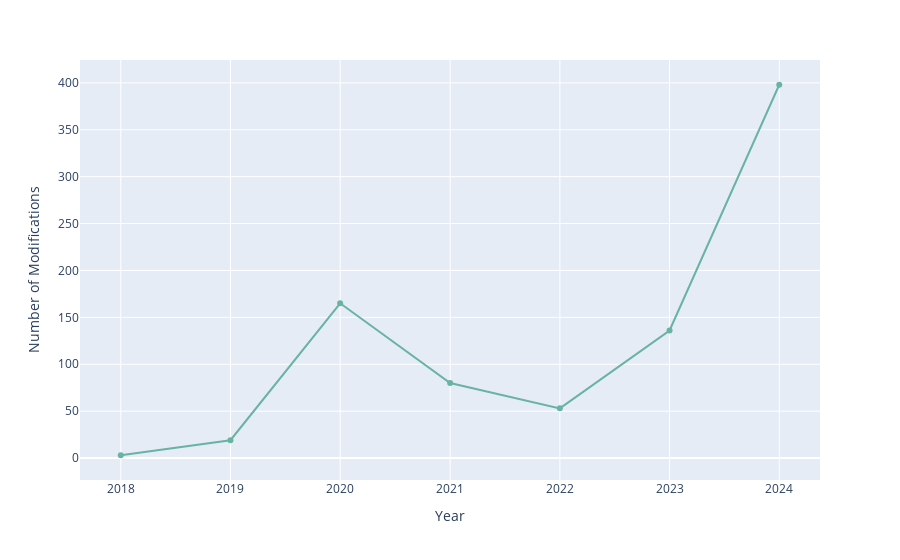

The notebook cell saved with this chart:
### Code cell
df['dateModified'] = pd.to_datetime(df['dateModified'])

df['Period'] = df['dateModified'].dt.to_period("Y")

modification_counts = df.groupby('Period').size()

fig = px.line(df, x=modification_counts.index.to_timestamp(), y=modification_counts, markers=True,
              labels=dict(x="Year", y = "Number of Modifications"))
fig.update_traces(line_color='#69b3a2')

fig.show()

### Figure 1 — Plotly figure (JSON) as saved in the notebook; plotly's stock layout.template omitted (floating-point values rounded to 4 significant figures)
{"data": [{"hovertemplate": "Year=%{x}<br>Number of Modifications=%{y}<extra></extra>", "legendgroup": "", "line": {"color": "#69b3a2", "dash": "solid"}, "marker": {"symbol": "circle"}, "mode": "lines+markers", "name": "", "orientation": "v", "showlegend": false, "type": "scatter", "x": ["2018-01-01T00:00:00", "2019-01-01T00:00:00", "2020-01-01T00:00:00", "2021-01-01T00:00:00", "2022-01-01T00:00:00", "2023-01-01T00:00:00", "2024-01-01T00:00:00"], "xaxis": "x", "y": [3, 19, 165, 80, 53, 136, 398], "yaxis": "y"}], "layout": {"legend": {"tracegroupgap": 0}, "margin": {"t": 60}, "xaxis": {"anchor": "y", "domain": [0, 1], "title": {"text": "Year"}}, "yaxis": {"anchor": "x", "domain": [0, 1], "title": {"text": "Number of Modifications"}}}}
